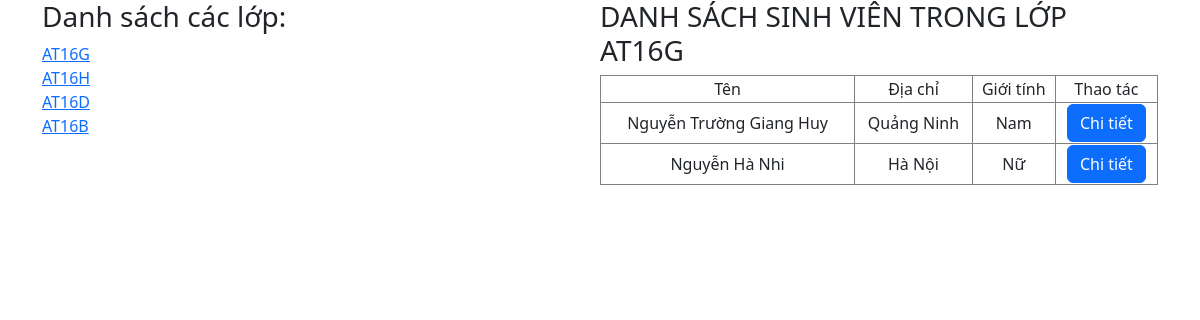
Page /index.php?page=listStudentsInClass&idClasses=1 on the committed database.
### tables this page shows
CREATE TABLE classes(
    ID INTEGER PRIMARY KEY AUTO_INCREMENT,
    ClassName VARCHAR(255) NOT NULL,
    ClassDescription VARCHAR(255) NOT NULL,
    NumOfStudents INTEGER NOT NULL
);

CREATE TABLE students(
    ID INTEGER PRIMARY KEY AUTO_INCREMENT ,
    StudentName VARCHAR(255) NOT NULL,
    StudentGender VARCHAR(255) NOT NULL,
    StudentAddress VARCHAR(255) NOT NULL,
    StudentEmail VARCHAR(255) NOT NULL,
    ClassID INTEGER NOT NULL
);

### index.php (the view, shortened to what this page needs)
<?php
require_once "./configs/database.php";
mysqli_select_db($connection_obj, DATABASE_NAME);
$queryGetAllClasses = "SELECT * FROM classes";
$resultClasses = mysqli_query($connection_obj, $queryGetAllClasses) or die(mysqli_error($connection_obj));
?>
<!DOCTYPE html>
<html lang="en">
<head>
    <link href="https://cdn.jsdelivr.net/npm/bootstrap@5.2.2/dist/css/bootstrap.min.css" rel="stylesheet">
</head>
<body>
    <div class="container">
        <div class="content-left ">
            <h3>Danh sách các lớp:</h3>
            <div>
                <?php
                    while ($row = mysqli_fetch_array($resultClasses, MYSQLI_BOTH)) {
                        $nameClasses = $row['ClassName'];
                        $idClasses = $row['ID'];
                        echo "<a href='index.php?page=listStudentsInClass&idClasses=$idClasses'>$nameClasses</a>"."</br>";
                    }
                ?>
            </div>
        </div>
        <div class="content-right">
            <?php
                if(isset($_GET['page']) && $_GET['idClasses']) {
                    $currentClass = $_GET['idClasses'];
                    $queryNameCurrentClass = "SELECT ClassName FROM classes WHERE ID='$currentClass'";
                    $resultNameClasses = mysqli_query($connection_obj, $queryNameCurrentClass) or die(mysqli_error($connection_obj));
                    while ($row = mysqli_fetch_array($resultNameClasses, MYSQLI_BOTH)) {
                        $nameClasses = $row['ClassName'];
                        echo "<h3>DANH SÁCH SINH VIÊN TRONG LỚP $nameClasses</h3>";
                    }
                    echo "<table class='table-bordered table-student'>";
                    echo "<tr>";
                        echo "<td>Tên</td>";
                        echo "<td>Địa chỉ</td>";
                        echo "<td>Giới tính</td>";
                        echo "<td>Thao tác</td>";
                    echo "</tr>";
                    $idClasses = $_GET['idClasses'];
                    $queryGetAllStudentsByClassId = "SELECT * FROM students WHERE ClassID = $idClasses";
                    $resultAllStudentsByClassId = mysqli_query($connection_obj, $queryGetAllStudentsByClassId) or die(mysqli_error($connection_obj));
                    while ($row = mysqli_fetch_array($resultAllStudentsByClassId, MYSQLI_BOTH)) {
                        $studentName = $row['StudentName'];
                        $studentAddress = $row['StudentAddress'];
                        $studentGender= $row['StudentGender'];
                        echo "<tr>";
                            echo "<td>$studentName</td>";
                            echo "<td>$studentAddress</td>";
                            echo "<td>$studentGender</td>";
                            echo "<td>";
                                echo "<form action='./pages/studentDetail.php' method='POST'>";
                                    echo "<input class='btn btn-primary' type='submit' name='detail' value='Chi tiết' />";
                                echo "</form>";
                            echo "</td>";
                        echo "</tr>";
                    }
                    echo "</table>";
                }
            ?>
        </div>
    </div>
</body>
</html>

### index.php (style rules this page uses)
.container { display: flex; }
.table-student { width: 100%; }
.table-student tr { background: none !important; }
.table-student tr td { text-align: center; }
.content-left { width: 50%; }
.content-right { width: 50%; }

### rows in the picture
classes: ClassName "AT16G"
classes: ClassName "AT16H"
classes: ClassName "AT16D"
classes: ClassName "AT16B"
students: StudentName "Nguyễn Trường Giang Huy", StudentAddress "Quảng Ninh", StudentGender "Nam"
students: StudentName "Nguyễn Hà Nhi", StudentAddress "Hà Nội", StudentGender "Nữ"
